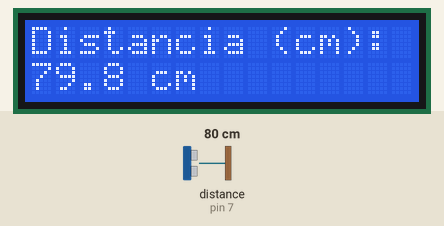
A sketch run on a simulated Arduino Uno, built with avr-gcc and run on an emulated ATmega328P. On the bench: 16×2 character LCD. Wiring (inferred from the names in the program): ultrasonic range finder: trigger pin 7; echo pin 7. The inputs (shaded band) are chosen by the test bench; at power-on: distance to the obstacle (sensor on pin 7) 80 cm. The echo pulse lasts 58.3 µs per cm; what the sketch prints to the serial monitor is not drawn.

Above: at 1.2 s.
1.3 s: distance to the obstacle (sensor on pin 7) set to 2 cm
At 3.8 s:
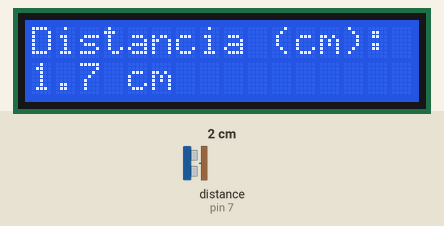
4.6 s: distance to the obstacle (sensor on pin 7) set to 4 cm
At 5.8 s:
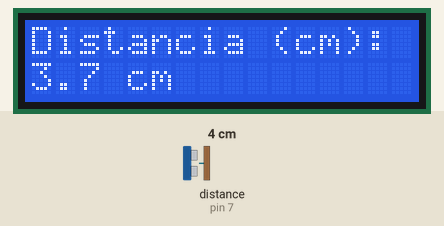
6.7 s: distance to the obstacle (sensor on pin 7) set to 9 cm
At 7.9 s:
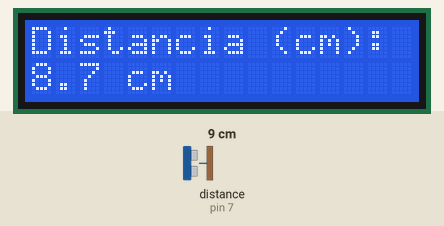
Timing chart, 0 to 9.7 s (numbered marks = the images above; inputs shaded):
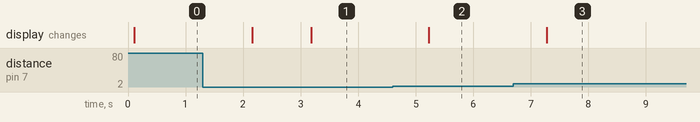

Measured:
- after the input at 1.3 s, the display: first changes after 0.86 s (image 1 shows a later state)
- after the input at 4.6 s, the display: changes after 0.63 s (image 2)
- after the input at 6.7 s, the display: changes after 0.58 s (image 3)

The sketch:

codigo_para_apresentacao.ino
```cpp
#include <LiquidCrystal_I2C.h>

int sensor = 7;
int timer = 1000;

LiquidCrystal_I2C lcd(0x27, 16, 2);

void setup() {

	Serial.begin(9600);

  lcd.init();
  lcd.backlight();
  lcd.print("Distancia (cm):");
}

void loop() {
  long duracao;
  float distancia_cm;

  pinMode(sensor, OUTPUT);
	digitalWrite(sensor, LOW);
	delayMicroseconds(2);
	digitalWrite(sensor, HIGH);
	delayMicroseconds(5);
	digitalWrite(sensor, LOW);

	pinMode(sensor, INPUT);
	duracao = pulseIn(sensor, HIGH);

  distancia_cm = (duracao / 2.0) / 29.1;

  lcd.setCursor(0, 1);
  lcd.print("                ");
  lcd.setCursor(0, 1);
  if (distancia_cm >= 0) {
    lcd.print(distancia_cm, 1);
    lcd.print(" cm");
  } else {
    lcd.print("Erro de leitura");
  }

  Serial.print("{\"distancia_cm\":");
  Serial.print(distancia_cm, 1);
  Serial.println("}");


  delay(timer);
}
```
